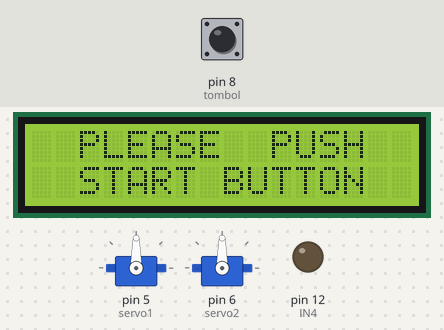
This sketch was run on a simulated Arduino Uno, built with avr-gcc and run on an emulated ATmega328P. On the bench: 2 × servo, 16×2 character LCD, output pins drawn as LEDs (lit = HIGH). The test bench sets the inputs (shaded band); at power-on: pin 8 (tombol) HIGH.

Above: at 4.3 s.
4.4 s: pin 8 (tombol) pulled LOW for 1 s
At 6.1 s:
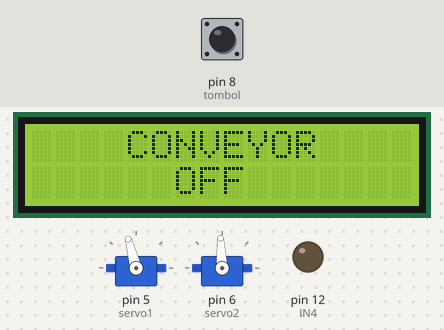
11.4 s: pin 8 (tombol) pulled LOW for 0.15 s
At 13.2 s:
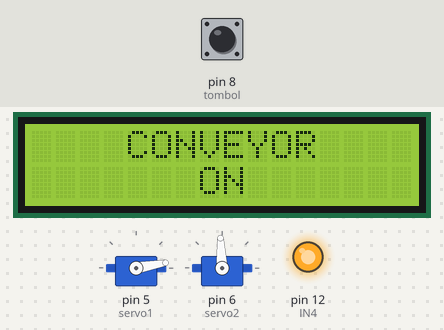
13.5 s: pin 8 (tombol) pulled LOW for 3.2 s
At 18.4 s:
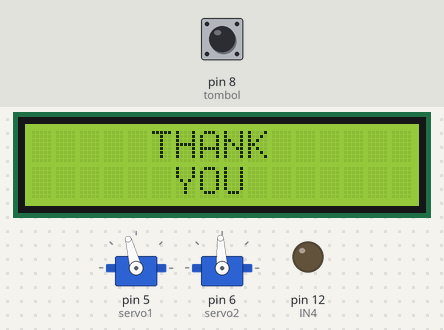
Timing chart, 0 to 19.9 s (numbered marks = the images above; inputs shaded):
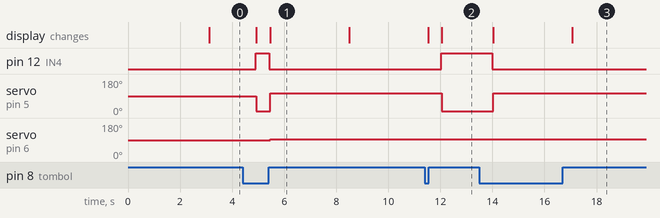

The sketch:

Conveyor6.ino
```cpp
#include <LiquidCrystal_I2C.h>
#include <Wire.h>
#include <Servo.h>

LiquidCrystal_I2C lcd(0x27, 16, 2);

Servo servo1;
Servo servo2;

int IN4 = 12;
const int tombol = 8;
int nilaitombol;
int countertombol = 0;

void setup() {
  pinMode(IN4, OUTPUT);
  pinMode(8, INPUT);
  pinMode(tombol, INPUT_PULLUP);

  servo1.attach(5);
  servo2.attach(6);

  lcd.begin();
  lcd.setCursor(0,0);
  lcd.print("     ORANGE    ");
  lcd.setCursor(0,1);
  lcd.print("SORTING CONVEYOR ");
  delay(3000);
  lcd.clear();
  lcd.setCursor(0,0);
  lcd.print("  PLEASE  PUSH  ");
  lcd.setCursor(0,1);
  lcd.print("  START BUTTON  ");
}

void loop() {
  pushbutton();
}

void pushbutton() {
  if (digitalRead(tombol) == LOW) {
    countertombol++;
    delay(500);
    if (countertombol == 1) {
      digitalWrite(IN4, HIGH);
      lcd.clear();
      lcd.setCursor(0,0);
      lcd.print("    CONVEYOR    ");
      lcd.setCursor(0,1);
      lcd.print("       ON       ");
      servo1.write(10);
    }
    if (countertombol == 2) {
      digitalWrite(IN4, LOW);
      servo1.write(105);
      servo2.write(93);
      countertombol = 0;
      lcd.clear();
      lcd.setCursor(0,0);
      lcd.print("    CONVEYOR    ");
      lcd.setCursor(0,1);
      lcd.print("      OFF");
      delay(3000);
      lcd.clear();
      lcd.setCursor(0,0);
      lcd.print("     THANK     ");
      lcd.setCursor(0,1);
      lcd.print("      YOU      ");
      delay(3000);
      lcd.clear();
      lcd.setCursor(0,0);
      lcd.print("  PLEASE  PUSH  ");
      lcd.setCursor(0,1);
      lcd.print("  START BUTTON  ");
    }
  }
}
```

Measured:
- after the input at 4.4 s, pin 12 (IN4): LOW → HIGH after 0.50 s, → LOW 0.53 s later; servo on pin 5 (servo1): 90° → 10° after 0.53 s, → 105° 0.53 s later; servo on pin 6 (servo2): 90° → 93° after 1.1 s; the display: first changes after 0.53 s (image 1 shows a later state)
- after the input at 11.4 s, pin 12 (IN4): LOW → HIGH after 0.63 s; servo on pin 5 (servo1): 105° → 10° after 0.66 s; the display: first differs from a run without the input after 0.66 s (image 2)
- after the input at 13.5 s, pin 12 (IN4): HIGH → LOW after 0.50 s; servo on pin 5 (servo1): 10° → 105° after 0.53 s; the display: first changes after 0.53 s (image 3 shows a later state)
- what the display in image 1 shows lasts 3.0 s, from 5.5 s to 8.5 s
